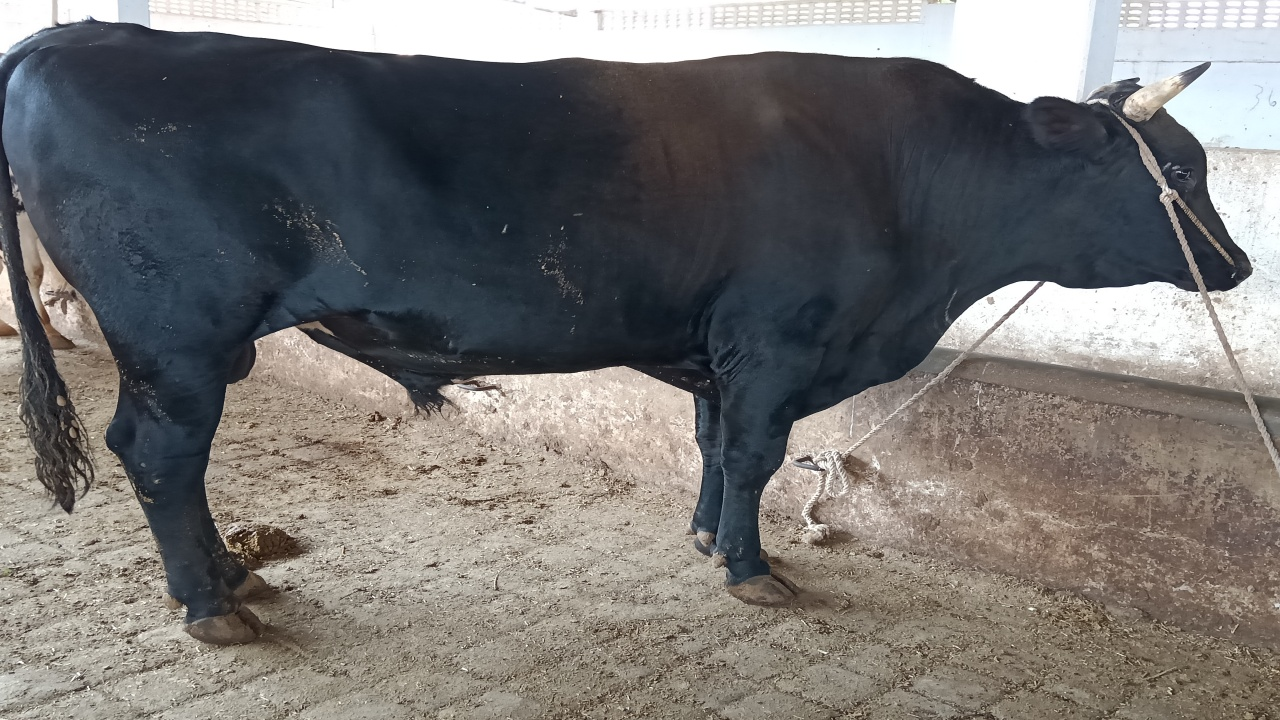
%> input picture Project Files/images/IMG20191102113704.jpg, 1280 x 720 px
$ octave segmentation_through_edge_detection.m   (GNU Octave 9; MATLAB toolbox functions it lacks are replaced by stand-ins)
%> lines starting %> are read from the running program, lines starting %| are printed output that depends on the picture; in (x1, y1, x2, y2) boxes, pixels count from 0 and x2, y2 are one past the last pixel; in counts of white or black regions, pixels touching at a corner belong together; the program's own positions count from 1
img = imread('C:/Users/sahar/OneDrive/Desktop/dip_project_files/images/IMG20191102113704.jpg');
%> img is the input picture: size 720x1280x3 uint8; mean R, G, B 117.7, 115.7, 113.9
figure, subplot(1,3,1), imshow(img), xlabel('Original Image');
resize = imresize(img, 0.5);

img_g = rgb2gray(img);

%Smooth the image
mask = fspecial('gaussian', 3);
resize = imfilter(resize, mask, 'replicate')

subplot(1,3,2), imshow(resize), xlabel('Smooth resized image');

%conversion of Rgb to YCbCr
YCBCR = rgb2ycbcr(resize)
%> YCBCR: size 360x640x3 uint8; mean of channels 1, 2, 3 115.7, 126.9, 129
subplot(1,3,3), imshow(YCBCR), xlabel('RGB to YCbCr');

%edge detection
%by Sobel
eRed = edge(resize(:,:,1), 'sobel'); % edges only in the I(:,:,1): red channel.
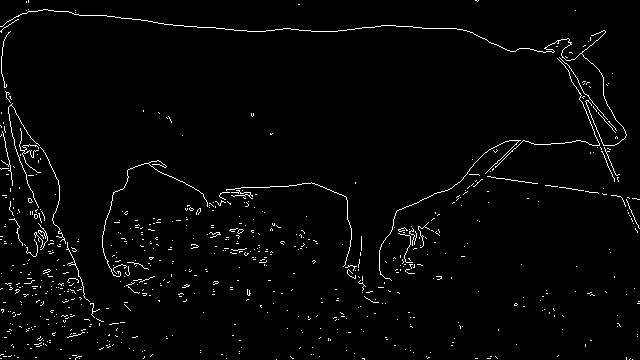
%> eRed: size 360x640 logical; 2.2% white in thin lines or dots
eGreen = edge(resize(:,:,2), 'sobel');
%> eGreen: size 360x640 logical; 2.4% white in thin lines or dots
eBlue = edge(resize(:,:,3), 'sobel');
%> eBlue: size 360x640 logical; 2.5% white in thin lines or dots

scombined = eRed | eGreen | eBlue;
%> scombined: size 360x640 logical; 2.6% white in thin lines or dots

figure, subplot(2,3,1), imshow(scombined), xlabel('Edges detected by Sobel');
sbel = bwareaopen(scombined,16);
%> sbel: size 360x640 logical; 1.6% white in thin lines or dots
subplot(2,3,4), imshow(sbel), xlabel('After Removal of small Objects from Sobel')

%by prewitt
eRed = edge(resize(:,:,1), 'prewitt'); % edges only in the I(:,:,1): red channel.
%> eRed: size 360x640 logical; 2.2% white in thin lines or dots
eGreen = edge(resize(:,:,2), 'prewitt');
%> eGreen: size 360x640 logical; 2.3% white in thin lines or dots
eBlue = edge(resize(:,:,3), 'prewitt');
%> eBlue: size 360x640 logical; 2.4% white in thin lines or dots

pcombined = eRed | eGreen | eBlue;
%> pcombined: size 360x640 logical; 2.6% white in thin lines or dots
subplot(2,3,2), imshow(pcombined), xlabel('Edges detected by Prewitt');
prewt = bwareaopen(pcombined,16)
%> prewt: size 360x640 logical; 1.6% white in thin lines or dots
subplot(2,3,5), imshow(prewt), xlabel('After Removal of small Objects from (Prewitt)')

%by canny
eRed = edge(resize(:,:,1), 'canny'); % edges only in the I(:,:,1): red channel.
%> eRed: size 360x640 logical; 2.3% white in thin lines or dots
eGreen = edge(resize(:,:,2), 'canny');
%> eGreen: size 360x640 logical; 2.6% white in thin lines or dots
eBlue = edge(resize(:,:,3), 'canny');
%> eBlue: size 360x640 logical; 2.8% white in thin lines or dots

ccombined = eRed & eGreen & eBlue;
%> ccombined: size 360x640 logical; 2% white in thin lines or dots
subplot(2,3,3), imshow(ccombined), xlabel('Edges detected by Canny');
cany = bwareaopen(ccombined,20);
%> cany: size 360x640 logical; 1.7% white in thin lines or dots
subplot(2,3,6), imshow(cany), xlabel('After Removal of small Objects (Canny)')

%Compute the euclidean transform of the images obtained previously.

sobel_dist = bwdist(sbel);
figure, subplot(2,3,1), imshow(sobel_dist), xlabel('Distance Transform (Sobel)');
prewt_dist = bwdist(prewt);
subplot(2,3,2), imshow(prewt_dist), xlabel('Distance Transform (Prewitt)');
cany_dist = bwdist(cany);
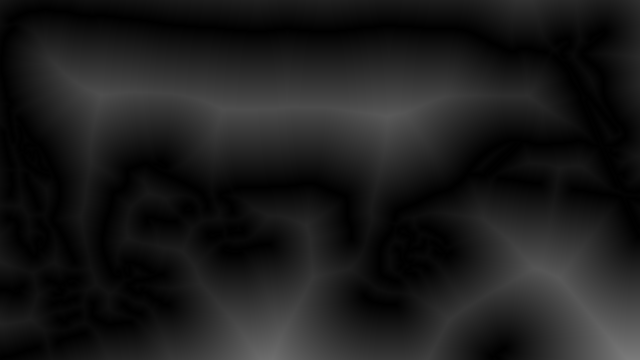
%> cany_dist: size 360x640 single; min 0, max 123.5, mean 28.1
subplot(2,3,3), imshow(cany_dist), xlabel('Distance Transform (Canny)');

%%Label the image

sobel_label = bwlabel(sobel_dist,4);
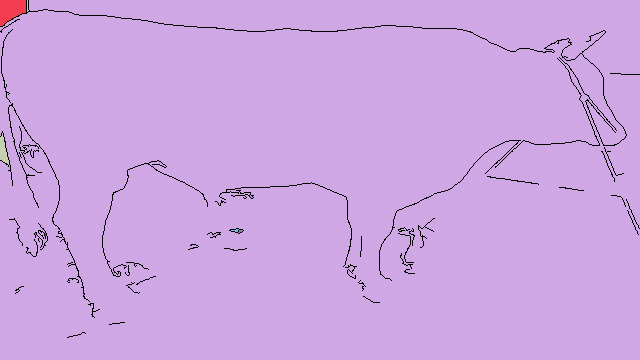
%> sobel_label: size 360x640 double; 12 distinct labels, from 0 to 11; one colour per label, 0 black
subplot(2,3,4), imshow(sobel_label), xlabel('Image label(Sobel)');
prewt_label = bwlabel(prewt_dist,4);
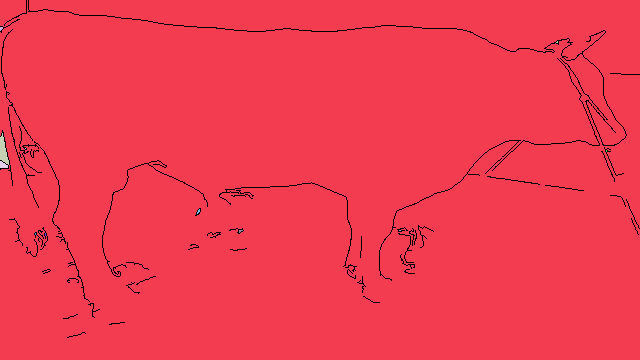
%> prewt_label: size 360x640 double; 13 distinct labels, from 0 to 12; one colour per label, 0 black
subplot(2,3,5), imshow(prewt_label), xlabel('Image label(Prewitt)');
cany_label = bwlabel(cany_dist,4);
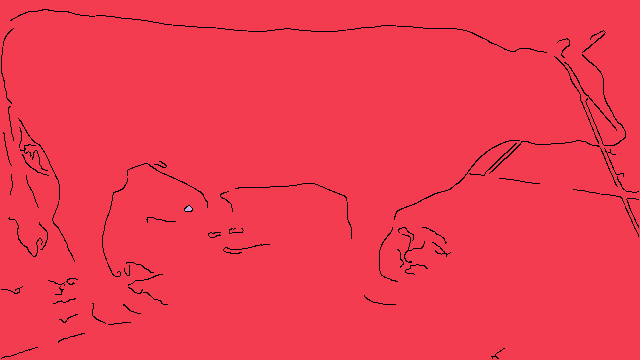
%> cany_label: size 360x640 double; 3 distinct labels, from 0 to 2; one colour per label, 0 black
subplot(2,3,6), imshow(cany_label), xlabel('Image label(Canny)');


se = strel('disk',25);
closeBW = imclose(sbel,se);
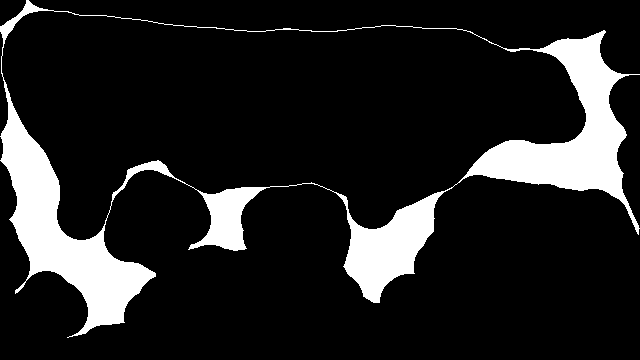
%> closeBW: size 360x640 logical; 13.7% white; 1 white region, box (x1, y1, x2, y2) and area: (0, 0, 640, 338) 31481

c = imclearborder(~closeBW,4);
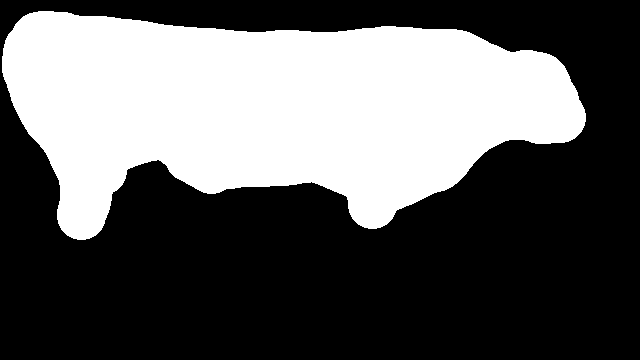
%> c: size 360x640 logical; 37.5% white; 1 white region, box (x1, y1, x2, y2) and area: (2, 11, 586, 240) 86497
figure, imshow(c), xlabel('Segmented Region');

$ run again, with Project Files/images/IMG20191102113710.jpg copied over Project Files/images/IMG20191102113704.jpg
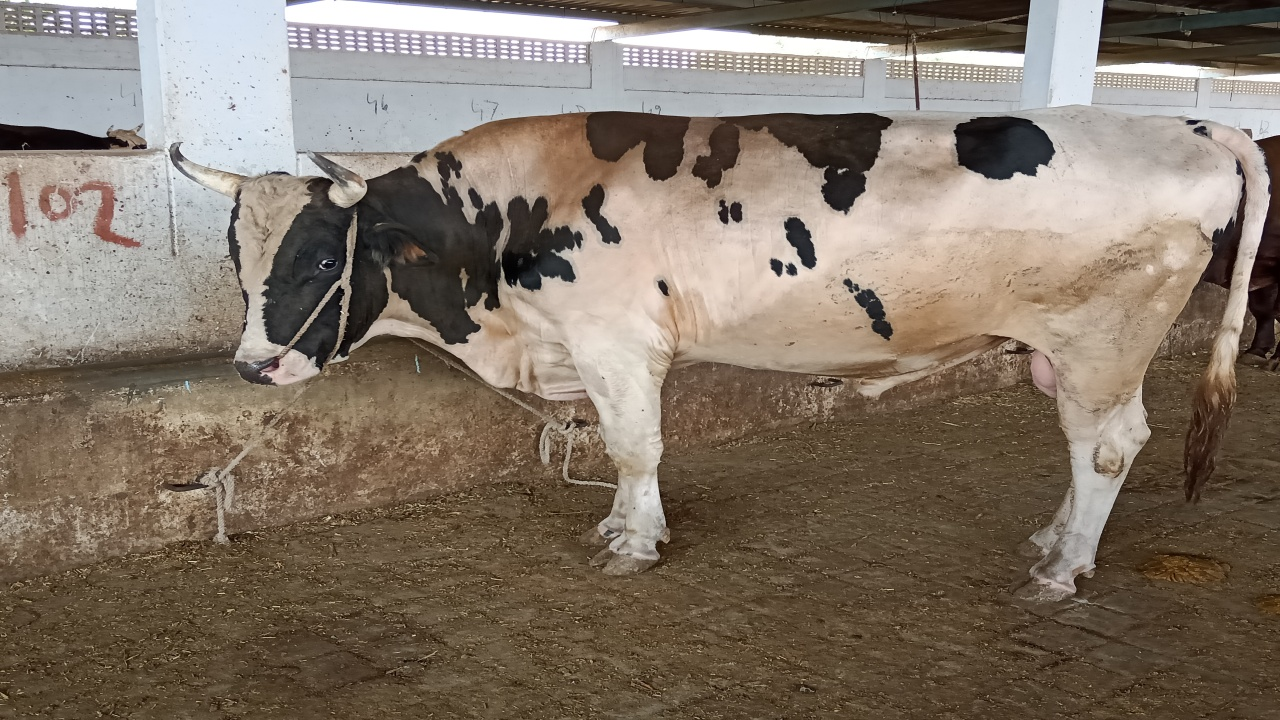
%> input picture Project Files/images/IMG20191102113710.jpg, 1280 x 720 px
%> img is the input picture: size 720x1280x3 uint8; mean R, G, B 130.4, 117.4, 103.8
%> YCBCR: size 360x640x3 uint8; mean of channels 1, 2, 3 118.8, 120.2, 134.7
%> scombined: size 360x640 logical; 3.2% white in thin lines or dots
%> sbel: size 360x640 logical; 2.4% white in thin lines or dots, all inside (x1, y1, x2, y2) = (0, 0, 640, 301)
%> pcombined: size 360x640 logical; 3.1% white in thin lines or dots
%> ccombined: size 360x640 logical; 2.9% white in thin lines or dots, all inside (x1, y1, x2, y2) = (1, 1, 639, 302)
%> cany: size 360x640 logical; 2.2% white in thin lines or dots, all inside (x1, y1, x2, y2) = (1, 1, 639, 301)
%> sobel_label: size 360x640 double; 25 distinct labels, from 0 to 24
%> prewt_label: size 360x640 double; 27 distinct labels, from 0 to 26
%> `cany_label = bwlabel(cany_dist,4);`:
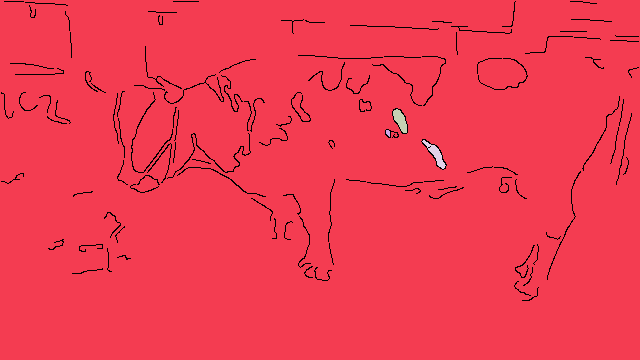
%> cany_label: size 360x640 double; 5 distinct labels, from 0 to 4; one colour per label, 0 black
%> `closeBW = imclose(sbel,se);`:
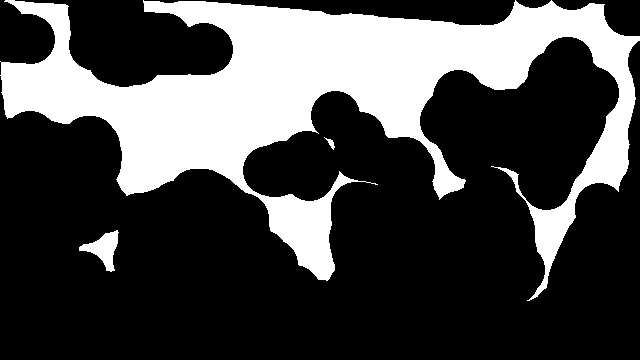
%> closeBW: size 360x640 logical; 28.5% white; 3 white regions, box (x1, y1, x2, y2) and area: (0, 0, 640, 301) 64957, (79, 230, 119, 272) 740, (324, 137, 335, 150) 50
%> c: size 360x640 logical; every value is 0

$ run again, with Project Files/images/IMG20191102113827.jpg copied over Project Files/images/IMG20191102113704.jpg
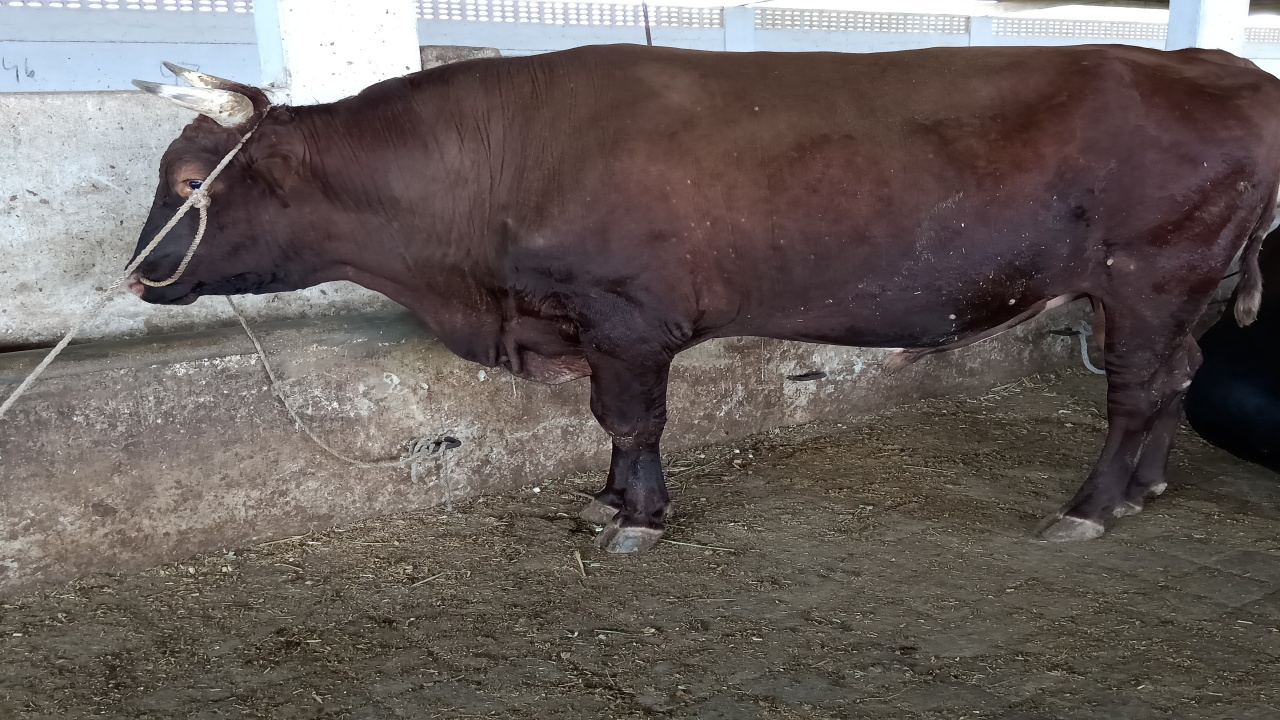
%> input picture Project Files/images/IMG20191102113827.jpg, 1280 x 720 px
%> img is the input picture: size 720x1280x3 uint8; mean R, G, B 103.3, 94.5, 91.3
%> YCBCR: size 360x640x3 uint8; mean of channels 1, 2, 3 99.1, 125.3, 132.1
%> scombined: size 360x640 logical; 2.7% white in thin lines or dots
%> sbel: size 360x640 logical; 1.2% white in thin lines or dots
%> pcombined: size 360x640 logical; 2.6% white in thin lines or dots
%> prewt: size 360x640 logical; 1.3% white in thin lines or dots
%> ccombined: size 360x640 logical; 1.5% white in thin lines or dots, all inside (x1, y1, x2, y2) = (1, 1, 639, 288)
%> `sobel_label = bwlabel(sobel_dist,4);`:
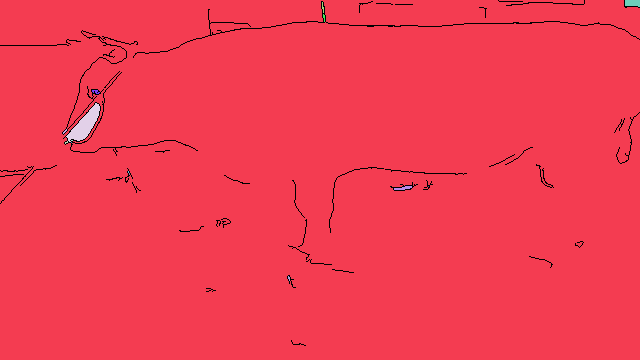
%> sobel_label: size 360x640 double; 16 distinct labels, from 0 to 15; one colour per label, 0 black
%> prewt_label: size 360x640 double; 16 distinct labels, from 0 to 15
%> `closeBW = imclose(sbel,se);`:
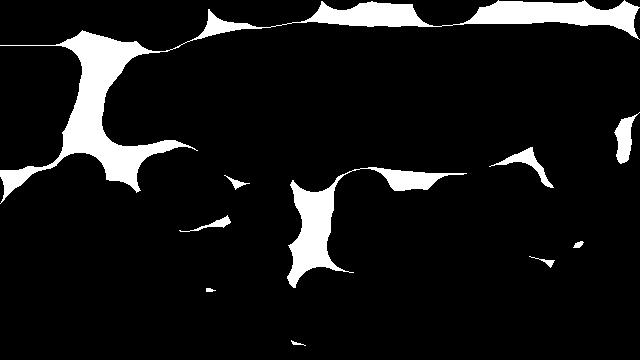
%> closeBW: size 360x640 logical; 8.7% white; 10 white regions, largest, box (x1, y1, x2, y2) and area: (0, 0, 640, 204) 14167, (287, 167, 467, 288) 4222, (614, 112, 640, 164) 625
%> c: size 360x640 logical; every value is 0

$ run again, with Project Files/images/IMG20191102113933.jpg copied over Project Files/images/IMG20191102113704.jpg
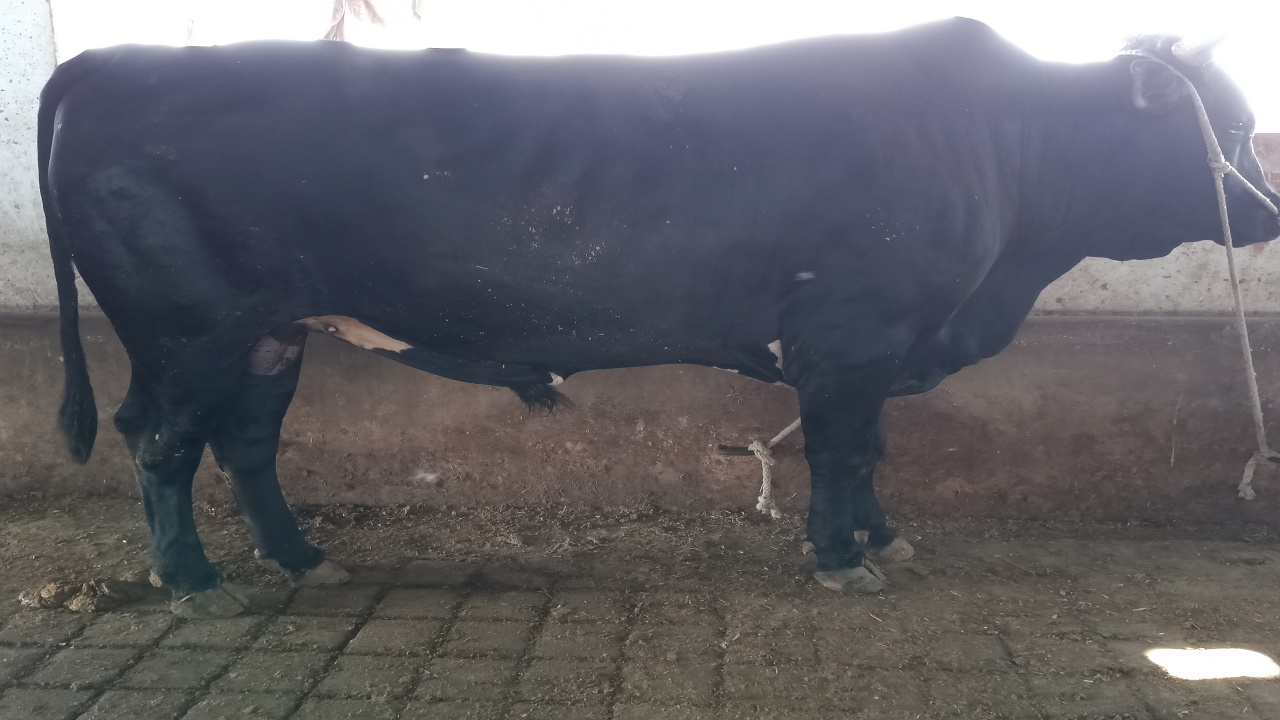
%> input picture Project Files/images/IMG20191102113933.jpg, 1280 x 720 px
%> img is the input picture: size 720x1280x3 uint8; mean R, G, B 99.4, 98.8, 104.4
%> YCBCR: size 360x640x3 uint8; mean of channels 1, 2, 3 101.5, 130.4, 127.8
%> scombined: size 360x640 logical; 2.6% white in thin lines or dots
%> sbel: size 360x640 logical; 1.5% white in thin lines or dots
%> pcombined: size 360x640 logical; 2.6% white in thin lines or dots
%> prewt: size 360x640 logical; 1.5% white in thin lines or dots
%> ccombined: size 360x640 logical; 2% white in thin lines or dots
%> cany: size 360x640 logical; 1.5% white in thin lines or dots
%> sobel_label: size 360x640 double; 26 distinct labels, from 0 to 25
%> prewt_label: size 360x640 double; 18 distinct labels, from 0 to 17
%> cany_label: size 360x640 double; 5 distinct labels, from 0 to 4
%> `closeBW = imclose(sbel,se);`:
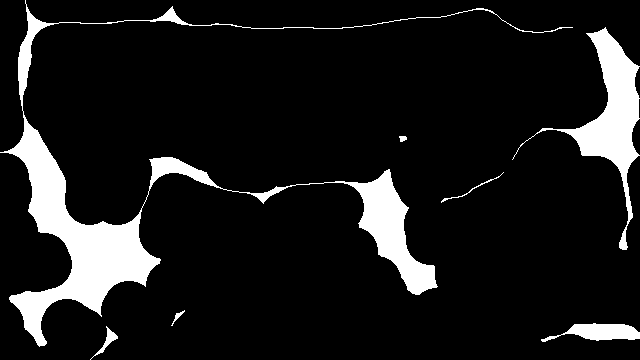
%> closeBW: size 360x640 logical; 10.7% white; 7 white regions, largest, box (x1, y1, x2, y2) and area: (0, 0, 573, 347) 17730, (512, 27, 640, 250) 5523, (541, 323, 640, 342) 1045
%> c: size 360x640 logical; every value is 0
